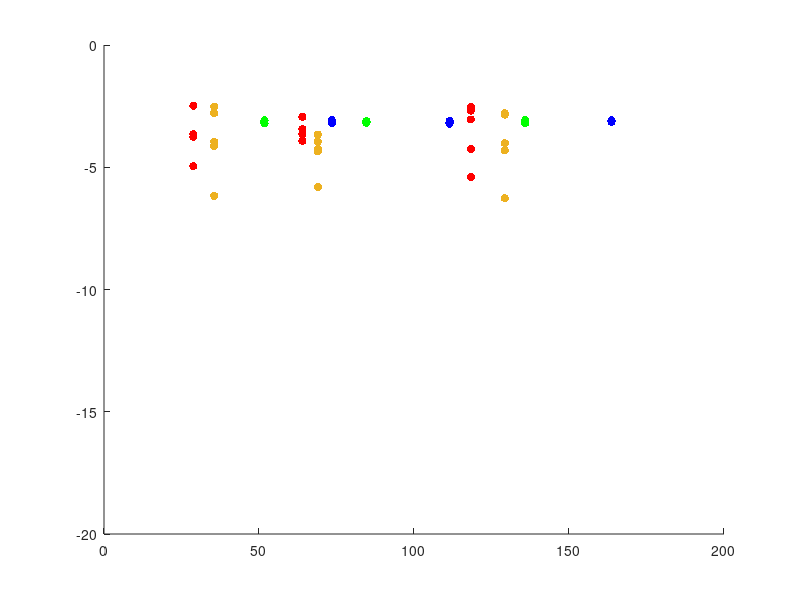

Write the MATLAB code that produced this figure. (Note: this script raises an error after producing the figure.)
hold on

xMin = 0;
xMax = 200;
% yMin = 0;
% yMax = 0.004;
trueAns =  0.00070204910110187512081964044075005;
yMin = -20;
yMax = 0;
X = 1:xMax;

TwoLvlMCX = [28.8125,28.8125,28.8125,28.8125,28.8125,...
    64,64,64,64,64,...
    118.3594,118.3594,118.3594,118.3594,118.3594,...
             ];
        
TwoLvlMCY = [0.00022222222222222222222222222222222, 0.0033111111111111111111111111111111, 0, 0.000011111111111111111111111111111111, 0.00017777777777777777777777777777778,...
0.000225, 0.00023125000000000001023486850826316, 0.00115, 0.0003625, 0.00011874999999999999976147552205319,...
0.000003999999999999999818992447303545, 0.000055999999999999999159960156758231, 0.0028920000000000000393851617985774, 0.0009, 0.0020720000000000000570099523145018,...
];

TwoLvlMCYMean = arrayfun(@(i) mean(TwoLvlMCY((5*i-4):(5*i))), 1:(length(TwoLvlMCY)/5));

OneLvlISX = [51.7656,51.7656,51.7656,51.7656,51.7656,...
    84.6406,84.6406,84.6406,84.6406,84.6406,...
    135.8594,135.8594,135.8594,135.8594,135.8594,...
            ];
        
OneLvlISY = [0.00080664088721671205976099239265409, 0.00078461451502268475706458605856142, 0.00064646542745837841121431255331231, 0.00081987060511044568700961265861338, 0.00061764112144536249208309763858438,...
             0.00077220414372630513059198031911023, 0.00065633625276342378359467621962153, 0.00067271724008895043313283057528906, 0.00073637618387380936527120134371671, 0.0007452505252448020063929523537638,... 
             0.00067332172116514761844169312254849, 0.00084741605868196144980136752522526, 0.00064129562364216683052753342764163, 0.00073854985282562665271227642094232, 0.00064524838243007226912945073493688,...
             ];

OneLvlISYMean = arrayfun(@(i) mean(OneLvlISY((5*i-4):(5*i))), 1:(length(OneLvlISY)/5));

TwoLvlISX = [73.5,73.5,73.5,73.5,73.5...
    111.4844,111.4844,111.4844,111.4844,111.4844,...
    163.7188,163.7188,163.7188,163.7188,163.7188,...
            ];
        
TwoLvlISY = [0.00084262659036897133955912320146808, 0.00069895082212366617651494449248162, 0.00065336004265226688310364000500385, 0.00069758041558408911356897741384842, 0.00064330970876645243283070696449499,...
             0.00078757919497466060548829247522917, 0.00071723044723857984523995856562806, 0.000607090597802709586346125991696, 0.00066771805042430414263432414401223, 0.00065730291189863962377643025192242,...
             0.00073100277262847738329876179363964, 0.00071876808493312395638430434274824, 0.00072781079311675322095209761386059, 0.00072033510204213852673449380858983, 0.0008201949466139040172824037355781,...
         ];

TwoLvlISYMean = arrayfun(@(i) mean(TwoLvlISY((5*i-4):(5*i))), 1:(length(TwoLvlISY)/5));

OneLvlISEX = [35.5313,35.5313,35.5313,35.5313,35.5313,...
    69.0156,69.0156,69.0156,69.0156,69.0156,...
    129.3281,129.3281,129.3281,129.3281,129.3281,...
            ];
        
OneLvlISEY = [0.0016411772715703596900449490192386, 0.00000067506235828444016369579219749575, 0.0030224530272997761869147037572247, 0.00007398630217510425368006299340351, 0.00010927646113742402439027862071086,...
    0.00021763209339402590390341596382484, 0.00011251758192564250023442323778156, 0.000055791398228727725745572374460579, 0.000044392177666249250489027139421339, 0.0000015941147954637658928824656134893,...
    0.00000053604642824059483686673565835945, 0.000095625031291925803827828900249841, 0.0014197047594055613693730943936089, 0.0016042528041212021552158750736794, 0.000048789429427793010965886538743419,...
             ];

OneLvlISEYMean = arrayfun(@(i) mean(OneLvlISEY((5*i-4):(5*i))), 1:(length(OneLvlISEY)/5));

% GISX = [58.6719,58.6719,58.6719,58.6719,58.6719,...
%     92.2813,92.2813,92.2813,92.2813,92.2813,...
%     168.9688,168.9688,168.9688,168.9688,168.9688,...
%             ];
%         
% GISY = [0.0011903455708456834281905312167282, 0.0025868075676730912550171925801124, 0.0018559674108203463079730388685107, 0.0024224046739959306448475295781009, 0.0022759889794694869100122325278335,...
%     0.0024459592501860391404455707942134, 0.0021305894165394387990142277544692, 0.005654584409445614391620527072746, 0.0037874906092536311796870052148734, 0.0029770450864923321716848381157661,...
%     0.0017951653242638968086680728575288, 0.0020970498040830108134324749613597, 0.0060244469557912657189935323742702, 0.0026738606233434047965147328795865, 0.017267676382852360089659171649146,...
%              ];
% 
% GISYMean = arrayfun(@(i) mean(GISX((5*i-4):(5*i))), 1:(length(GISY)/5));

s1 = scatter(TwoLvlMCX,log10(TwoLvlMCY),'r', 'filled');
s2 = scatter(OneLvlISX,log10(OneLvlISY),'g', 'filled');
s4 = scatter(OneLvlISEX,log10(OneLvlISEY),'black', 'filled');
s3 = scatter(TwoLvlISX,log10(TwoLvlISY),'b', 'filled');
% s5 = scatter(GISX,log(GISY),'y', 'filled');
%alpha(s1,0.4);
%alpha(s2,0.4);
%alpha(s3,0.4);

axis([xMin,xMax,yMin,yMax]);

%plot(unique(TwoLvlMCX),TwoLvlMCYMean,'r','LineWidth',3)
%plot(unique(OneLvlISX),OneLvlISYMean,'g','LineWidth',3)
%plot(unique(TwoLvlISX),TwoLvlISYMean,'b','LineWidth',3)
r1 = refline(0,log10(trueAns));
r1.Color = 'r';
r1.LineStyle = '--';

% legend('2LvlMC','1LvlISZ','1LvlISE','2LvlIS','GlassermanIS','True Ans', 'location','southeast');
 legend('2LvlMC','1LvlISZ','1LvlISE','2LvlIS','True Ans', 'location','southeast');
xlabel('Runtime (Seconds)');
ylabel('log(P(L > l))');


hold off
